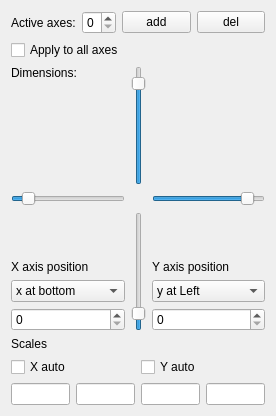
<?xml version="1.0" encoding="UTF-8"?>
<ui version="4.0">
 <class>TaskPanel_plotAxes</class>
 <widget class="QWidget" name="TaskPanel_plotAxes">
  <property name="geometry">
   <rect>
    <x>0</x>
    <y>0</y>
    <width>276</width>
    <height>416</height>
   </rect>
  </property>
  <property name="minimumSize">
   <size>
    <width>0</width>
    <height>416</height>
   </size>
  </property>
  <property name="windowTitle">
   <string>Configure axes</string>
  </property>
  <layout class="QGridLayout" name="gridLayout">
   <item row="1" column="0">
    <layout class="QVBoxLayout" name="verticalLayout">
     <property name="bottomMargin">
      <number>0</number>
     </property>
     <item>
      <layout class="QHBoxLayout" name="horizontalLayout">
       <item>
        <widget class="QLabel" name="axesLabel">
         <property name="sizePolicy">
          <sizepolicy hsizetype="Fixed" vsizetype="Preferred">
           <horstretch>0</horstretch>
           <verstretch>0</verstretch>
          </sizepolicy>
         </property>
         <property name="text">
          <string>Active axes:</string>
         </property>
        </widget>
       </item>
       <item>
        <widget class="QSpinBox" name="axesIndex">
         <property name="sizePolicy">
          <sizepolicy hsizetype="Maximum" vsizetype="Fixed">
           <horstretch>5</horstretch>
           <verstretch>0</verstretch>
          </sizepolicy>
         </property>
         <property name="maximum">
          <number>1</number>
         </property>
        </widget>
       </item>
       <item>
        <widget class="QPushButton" name="newAxesButton">
         <property name="sizePolicy">
          <sizepolicy hsizetype="Ignored" vsizetype="Fixed">
           <horstretch>2</horstretch>
           <verstretch>0</verstretch>
          </sizepolicy>
         </property>
         <property name="text">
          <string>add</string>
         </property>
        </widget>
       </item>
       <item>
        <widget class="QPushButton" name="delAxesButton">
         <property name="sizePolicy">
          <sizepolicy hsizetype="Ignored" vsizetype="Fixed">
           <horstretch>2</horstretch>
           <verstretch>0</verstretch>
          </sizepolicy>
         </property>
         <property name="minimumSize">
          <size>
           <width>10</width>
           <height>0</height>
          </size>
         </property>
         <property name="text">
          <string>del</string>
         </property>
        </widget>
       </item>
      </layout>
     </item>
     <item>
      <widget class="QCheckBox" name="allAxes">
       <property name="text">
        <string>Apply to all axes</string>
       </property>
      </widget>
     </item>
     <item>
      <layout class="QGridLayout" name="gridLayout_2">
       <property name="bottomMargin">
        <number>0</number>
       </property>
       <property name="verticalSpacing">
        <number>6</number>
       </property>
       <item row="0" column="2">
        <widget class="QSlider" name="posYMax">
         <property name="sizePolicy">
          <sizepolicy hsizetype="Fixed" vsizetype="Expanding">
           <horstretch>0</horstretch>
           <verstretch>1</verstretch>
          </sizepolicy>
         </property>
         <property name="maximum">
          <number>100</number>
         </property>
         <property name="value">
          <number>90</number>
         </property>
         <property name="orientation">
          <enum>Qt::Vertical</enum>
         </property>
        </widget>
       </item>
       <item row="1" column="3">
        <widget class="QSlider" name="posXMax">
         <property name="maximum">
          <number>100</number>
         </property>
         <property name="value">
          <number>90</number>
         </property>
         <property name="orientation">
          <enum>Qt::Horizontal</enum>
         </property>
        </widget>
       </item>
       <item row="1" column="1">
        <widget class="QSlider" name="posXMin">
         <property name="maximum">
          <number>100</number>
         </property>
         <property name="value">
          <number>10</number>
         </property>
         <property name="orientation">
          <enum>Qt::Horizontal</enum>
         </property>
        </widget>
       </item>
       <item row="2" column="2">
        <widget class="QSlider" name="posYMin">
         <property name="sizePolicy">
          <sizepolicy hsizetype="Fixed" vsizetype="Expanding">
           <horstretch>0</horstretch>
           <verstretch>1</verstretch>
          </sizepolicy>
         </property>
         <property name="maximum">
          <number>100</number>
         </property>
         <property name="value">
          <number>10</number>
         </property>
         <property name="orientation">
          <enum>Qt::Vertical</enum>
         </property>
        </widget>
       </item>
       <item row="0" column="1">
        <widget class="QLabel" name="dimLabel">
         <property name="text">
          <string>Dimensions:</string>
         </property>
         <property name="alignment">
          <set>Qt::AlignLeading|Qt::AlignLeft|Qt::AlignTop</set>
         </property>
        </widget>
       </item>
       <item row="0" column="3">
        <spacer name="verticalSpacer">
         <property name="orientation">
          <enum>Qt::Vertical</enum>
         </property>
         <property name="sizeHint" stdset="0">
          <size>
           <width>20</width>
           <height>40</height>
          </size>
         </property>
        </spacer>
       </item>
       <item row="2" column="3">
        <layout class="QVBoxLayout" name="verticalLayout_3">
         <item>
          <widget class="QLabel" name="yPosLabel">
           <property name="text">
            <string>Y axis position</string>
           </property>
           <property name="alignment">
            <set>Qt::AlignBottom|Qt::AlignLeading|Qt::AlignLeft</set>
           </property>
          </widget>
         </item>
         <item>
          <widget class="QComboBox" name="yAlign">
           <property name="currentIndex">
            <number>0</number>
           </property>
           <item>
            <property name="text">
             <string>y at Left</string>
            </property>
           </item>
           <item>
            <property name="text">
             <string>y at Right</string>
            </property>
           </item>
          </widget>
         </item>
         <item>
          <widget class="QSpinBox" name="yOffset">
           <property name="maximum">
            <number>99999</number>
           </property>
          </widget>
         </item>
        </layout>
       </item>
       <item row="2" column="1">
        <layout class="QVBoxLayout" name="verticalLayout_2">
         <item>
          <widget class="QLabel" name="xPosLabel">
           <property name="text">
            <string>X axis position</string>
           </property>
           <property name="alignment">
            <set>Qt::AlignBottom|Qt::AlignLeading|Qt::AlignLeft</set>
           </property>
          </widget>
         </item>
         <item>
          <widget class="QComboBox" name="xAlign">
           <property name="currentIndex">
            <number>0</number>
           </property>
           <item>
            <property name="text">
             <string>x at bottom</string>
            </property>
           </item>
           <item>
            <property name="text">
             <string>x at top</string>
            </property>
           </item>
          </widget>
         </item>
         <item>
          <widget class="QSpinBox" name="xOffset">
           <property name="maximum">
            <number>99999</number>
           </property>
          </widget>
         </item>
        </layout>
       </item>
      </layout>
     </item>
     <item>
      <layout class="QGridLayout" name="gridLayout_3">
       <item row="0" column="0">
        <widget class="QLabel" name="scalesLabel">
         <property name="text">
          <string>Scales</string>
         </property>
        </widget>
       </item>
       <item row="1" column="0" colspan="2">
        <widget class="QCheckBox" name="xAuto">
         <property name="text">
          <string>X auto</string>
         </property>
        </widget>
       </item>
       <item row="1" column="2" colspan="2">
        <widget class="QCheckBox" name="yAuto">
         <property name="text">
          <string>Y auto</string>
         </property>
        </widget>
       </item>
       <item row="2" column="1">
        <widget class="QLineEdit" name="xMax">
         <property name="inputMask">
          <string notr="true"/>
         </property>
        </widget>
       </item>
       <item row="2" column="2">
        <widget class="QLineEdit" name="yMin">
         <property name="inputMask">
          <string notr="true"/>
         </property>
        </widget>
       </item>
       <item row="2" column="3">
        <widget class="QLineEdit" name="yMax">
         <property name="inputMask">
          <string notr="true"/>
         </property>
         <property name="text">
          <string notr="true"/>
         </property>
        </widget>
       </item>
       <item row="2" column="0">
        <widget class="QLineEdit" name="xMin">
         <property name="inputMask">
          <string notr="true"/>
         </property>
        </widget>
       </item>
      </layout>
     </item>
    </layout>
   </item>
  </layout>
 </widget>
 <resources/>
 <connections/>
</ui>
